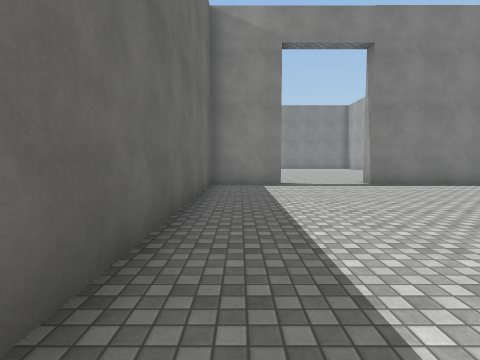
[1] (above)

16 first-person views from a walk through a scene from a Unity 3-D project. The camera is 1.4 m above the floor, tilts 4° down and sees 80° across. The floor is counted in squares, 2 m on a side. Each view is taken from the middle of a square. On the plan, view 1 faces up. The plan holds only what a view shows up to about 10 squares ahead; the rest is blank. The place goes on beyond the plan. Surface patterns are stand-ins for the level's own textures.

[2]
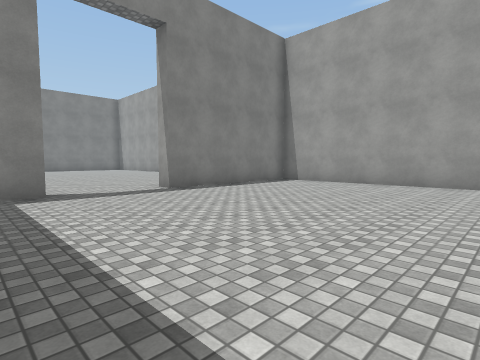

[3]
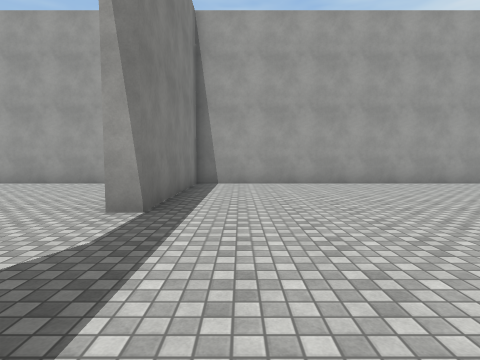

[4]
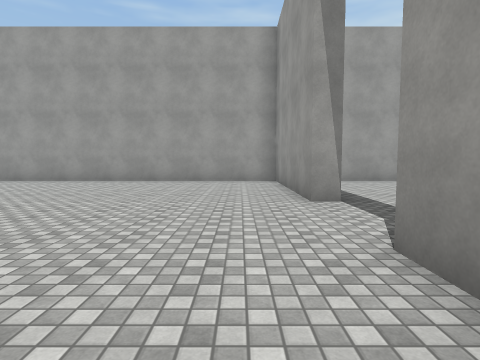

[5]
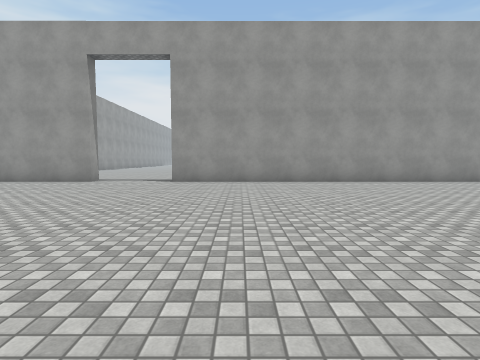

[6]
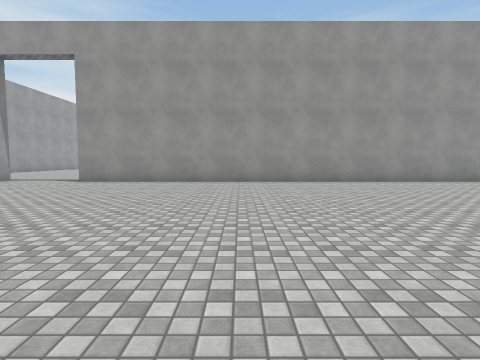

[7]
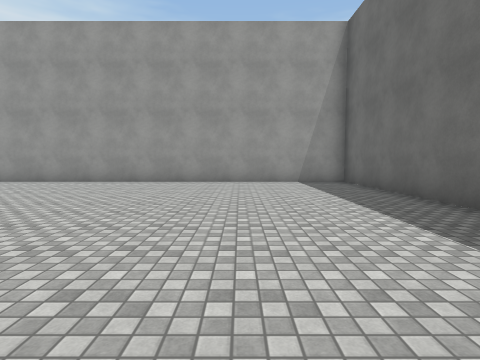

[8]
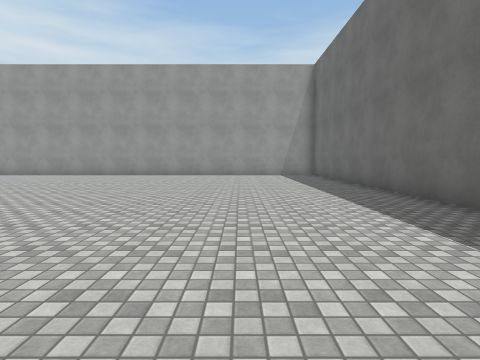

[9]
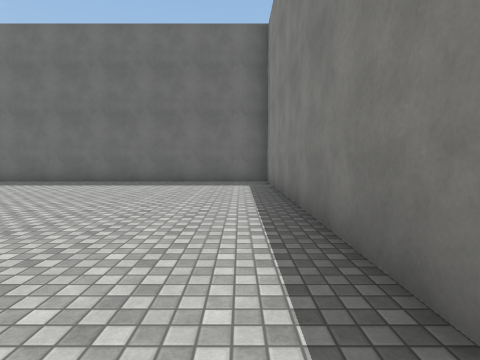

[10]
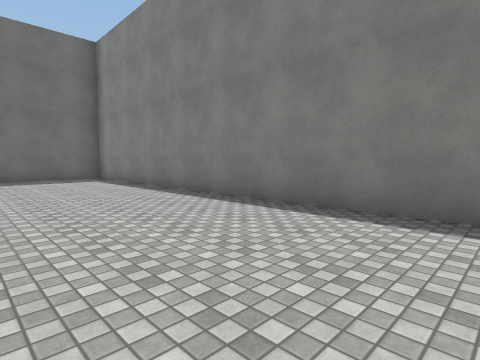

[11]
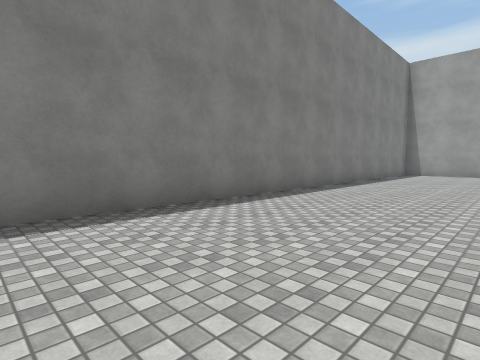

[12]
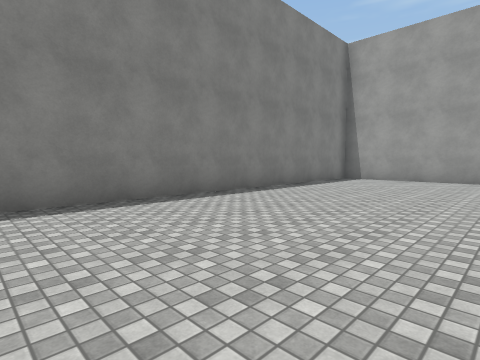

[13]
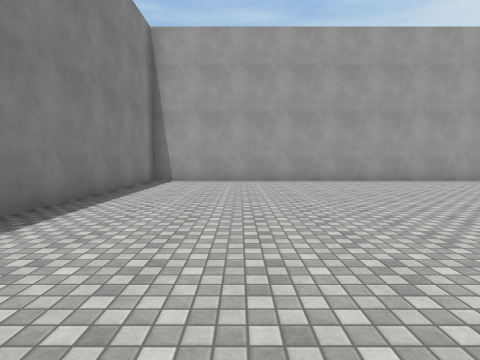

[14]
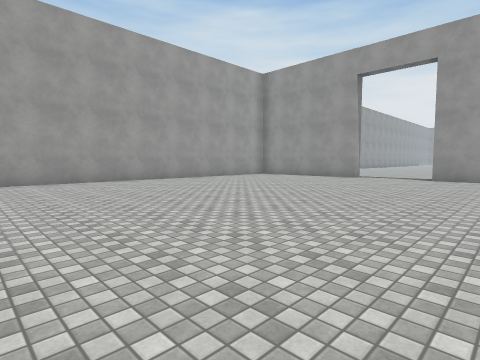

[15]
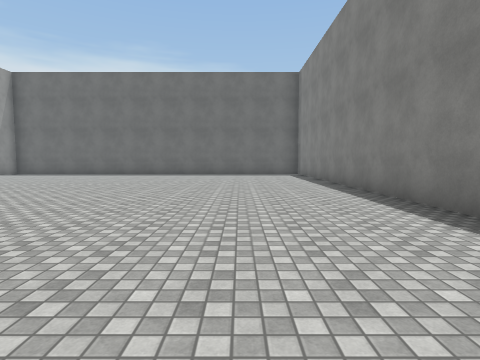

[16]
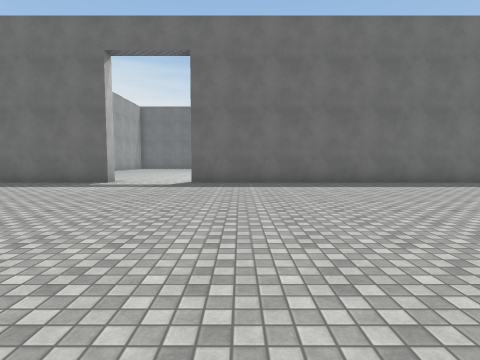

### Floor plan
Points are (right, up) in squares from view 1. A wall is a line through its corners. A room is listed if a view was taken in it or the views show most of it. See-through windows are left out.
Room 1 (views 1, 2, 3, 16)
walls: (8.6, -0.2) (8.6, 8.3) (3.8, 8.3); (-1.4, -4.1) (-0.8, -4.1) (-0.8, -7.5); (1.2, 8.3) (-0.8, 8.3) (-0.8, -1.5)
ways out: opening at (2.5, 8) to room 2; opening at (-1, -3)
Room 2 (views 4, 5, 6, 7, 8, 9, 10, 11, 12, 13, 14, 15)
walls: (3.8, 8.3) (3.8, 8.8) (8.6, 8.8) (8.6, 22.9) (-15.4, 22.9) (-15.4, 8.8) (1.2, 8.8)
ways out: opening at (2.5, 8) to room 1

Positions as (right, up) in squares from view 1, and headings:
1: (0, 0), facing up
2: (0, 2), facing up-right
3: (0, 7), facing right
4: (-1, 10), facing right
5: (-1, 18), facing down
6: (-4, 18), facing down
7: (-12, 18), facing down
8: (-12, 22), facing down
9: (-6, 22), facing left
10: (-4, 19), facing up-left
11: (-6, 19), facing up-right
12: (-2, 18), facing up-right
13: (-1, 20), facing right
14: (-1, 20), facing down-right
15: (-1, 20), facing left
16: (8, 0), facing left
